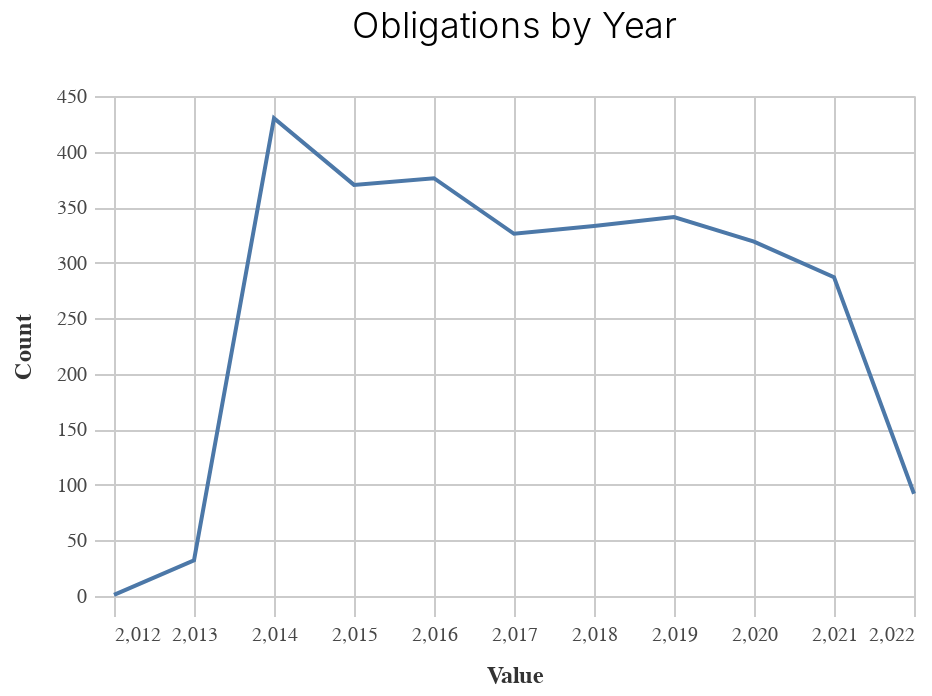

Notebook cell for this chart:
### Markdown cell above
### Chart

### Code cell
_dla_utils.basic_line_chart((df_top>>filter(_.variable=='prepared_y')), 'value', 'count', subset, 'Obligations by Year')

### Figure 1 — Vega-Lite specification as saved in the notebook (floating-point values rounded to 4 significant figures)
{"usermeta": {"embedOptions": {"theme": "fivethirtyeight"}}, "config": {"view": {"continuousWidth": 400, "continuousHeight": 300}, "axis": {"domainColor": "#cbcbcb", "grid": true, "gridColor": "#cbcbcb", "gridWidth": 1, "labelColor": "#474747", "labelFont": "Nunito Sans", "labelFontSize": 10, "labelPadding": 4, "tickColor": "#cbcbcb", "tickSize": 10, "titleColor": "#333", "titleFont": "Raleway", "titleFontSize": 12, "titlePadding": 10}, "axisBand": {"grid": false}, "background": "white", "font": "Raleway", "header": {"labelFont": "Nunito Sans", "titleFont": "Raleway"}, "legend": {"labelColor": "#333", "labelFont": "Nunito Sans", "labelFontSize": 11, "labelLimit": 0, "padding": 1, "symbolSize": 30, "symbolType": "square", "titleColor": "#333", "titleFont": "Raleway", "titleFontSize": 14, "titlePadding": 10}, "title": {"anchor": "middle", "font": "Raleway", "fontSize": 18, "fontWeight": 300, "offset": 20}}, "data": {"name": "data-8cc6a10369e175756a826901e411bcc4"}, "mark": "line", "encoding": {"x": {"field": "value", "title": "Value", "type": "quantitative"}, "y": {"field": "count", "title": "Count", "type": "quantitative"}}, "height": 250, "title": "Obligations by Year", "width": 400, "$schema": "https://vega.github.io/schema/vega-lite/v4.17.0.json", "datasets": {"data-8cc6a10369e175756a826901e411bcc4": [{"value": 2014.0, "count": 430, "variable": "prepared_y"}, {"value": 2016.0, "count": 376, "variable": "prepared_y"}, {"value": 2015.0, "count": 370, "variable": "prepared_y"}, {"value": 2019.0, "count": 341, "variable": "prepared_y"}, {"value": 2018.0, "count": 333, "variable": "prepared_y"}, {"value": 2017.0, "count": 326, "variable": "prepared_y"}, {"value": 2020.0, "count": 319, "variable": "prepared_y"}, {"value": 2021.0, "count": 287, "variable": "prepared_y"}, {"value": 2022.0, "count": 92, "variable": "prepared_y"}, {"value": 2013.0, "count": 32, "variable": "prepared_y"}, {"value": 2012.0, "count": 1, "variable": "prepared_y"}]}}
